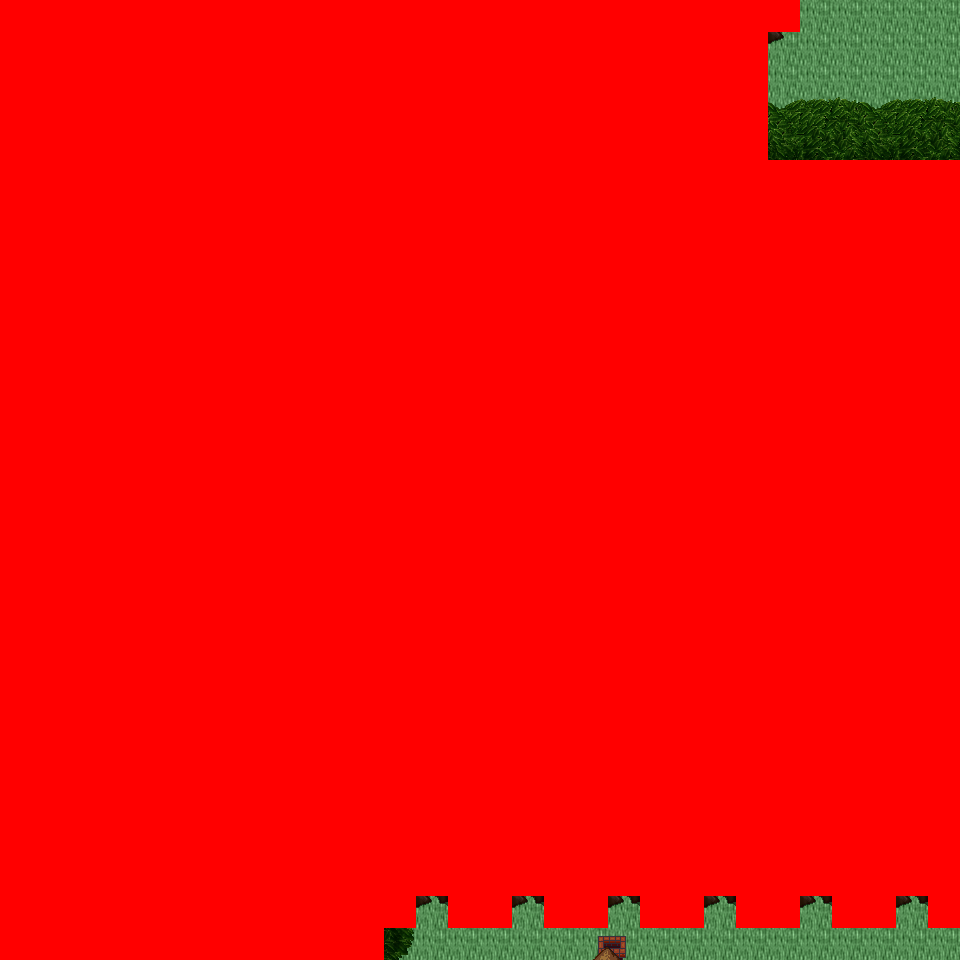

The image is a tile-based game level rendered from a .tmx file. Its description and source (layers, tilesets, objects; grid data summarised) follow:
An orthogonal 30x30 tile map with 32x32 px tiles, 6 tile layers (Ground, Object, Object2, Above, ...), 24 tilesets and 3 objects (3x mapExit).

<map version="1.0" orientation="orthogonal" renderorder="right-down" width="30" height="30" tilewidth="32" tileheight="32" nextobjectid="4">
  <tileset firstgid="1" name="tileset_logic_collision" tilewidth="32" tileheight="32" tilecount="1" columns="1">
    <image source="../drawable/tileset_logic_collision.png" width="32" height="32" />
  </tileset>
  <tileset firstgid="2" name="tileset_ground_ground" tilewidth="32" tileheight="32" tilecount="33" columns="3">
    <image source="../drawable/tileset_ground_ground.png" width="96" height="352" />
  </tileset>
  <tileset firstgid="35" name="tileset_plant_tree_tree_darkgreen" tilewidth="32" tileheight="32" tilecount="88" columns="8">
    <image source="../drawable/tileset_plant_tree_tree_darkgreen.png" width="256" height="352" />
  </tileset>
  <tileset firstgid="123" name="tileset_logic_item_resources" tilewidth="32" tileheight="32" tilecount="6" columns="6">
    <image source="../drawable/tileset_logic_item_resources.png" width="192" height="32" />
  </tileset>
  <tileset firstgid="129" name="tileset_logic_creature_animal" tilewidth="32" tileheight="32" tilecount="32" columns="8">
    <image source="../drawable/tileset_logic_creature_animal.png" width="256" height="128" />
  </tileset>
  <tileset firstgid="161" name="tileset_plant_flower_daisy_blue" tilewidth="32" tileheight="32" tilecount="8" columns="2">
    <image source="../drawable/tileset_plant_flower_daisy_blue.png" width="64" height="128" />
  </tileset>
  <tileset firstgid="169" name="tileset_plant_flower_daisy_red" tilewidth="32" tileheight="32" tilecount="8" columns="2">
    <image source="../drawable/tileset_plant_flower_daisy_red.png" width="64" height="128" />
  </tileset>
  <tileset firstgid="177" name="tileset_plant_flower_daisy_white" tilewidth="32" tileheight="32" tilecount="8" columns="2">
    <image source="../drawable/tileset_plant_flower_daisy_white.png" width="64" height="128" />
  </tileset>
  <tileset firstgid="185" name="tileset_plant_flower_daisy_yellow" tilewidth="32" tileheight="32" tilecount="8" columns="2">
    <image source="../drawable/tileset_plant_flower_daisy_yellow.png" width="64" height="128" />
  </tileset>
  <tileset firstgid="193" name="tileset_building_thatched_roof_cottage2" tilewidth="32" tileheight="32" tilecount="20" columns="4">
    <image source="../drawable/tileset_building_thatched_roof_cottage2.png" width="128" height="160" />
  </tileset>
  <tileset firstgid="213" name="tileset_building_thatched_roof_cottage1" tilewidth="32" tileheight="32" tilecount="20" columns="4">
    <image source="../drawable/tileset_building_thatched_roof_cottage1.png" width="128" height="160" />
  </tileset>
  <tileset firstgid="233" name="tileset_logic_creature_elemental" tilewidth="32" tileheight="32" tilecount="16" columns="8">
    <image source="../drawable/tileset_logic_creature_elemental.png" width="256" height="64" />
  </tileset>
  <tileset firstgid="249" name="tileset_item_campfires" tilewidth="32" tileheight="32" tilecount="2" columns="2">
    <image source="../drawable/tileset_item_campfires.png" width="64" height="32" />
  </tileset>
  <tileset firstgid="251" name="tileset_furniture_light_flames" tilewidth="32" tileheight="32" tilecount="6" columns="6">
    <image source="../drawable/tileset_furniture_light_flames.png" width="192" height="32" />
  </tileset>
  <tileset firstgid="257" name="tileset_item_firewood" tilewidth="32" tileheight="32" tilecount="12" columns="3">
    <image source="../drawable/tileset_item_firewood.png" width="96" height="128" />
  </tileset>
  <tileset firstgid="269" name="tileset_plant_flower_bulbs" tilewidth="32" tileheight="32" tilecount="4" columns="1">
    <image source="../drawable/tileset_plant_flower_bulbs.png" width="32" height="128" />
  </tileset>
  <tileset firstgid="273" name="tileset_ground_grass_corners" tilewidth="32" tileheight="32" tilecount="24" columns="6">
    <image source="../drawable/tileset_ground_grass_corners.png" width="192" height="128" />
  </tileset>
  <tileset firstgid="297" name="tileset_ground_grass_edges" tilewidth="32" tileheight="32" tilecount="36" columns="12">
    <image source="../drawable/tileset_ground_grass_edges.png" width="384" height="96" />
  </tileset>
  <tileset firstgid="333" name="tileset_light_dim_yellow_light_5x5" tilewidth="32" tileheight="32" tilecount="25" columns="5">
    <image source="../drawable/tileset_light_dim_yellow_light_5x5.png" width="160" height="160" />
  </tileset>
  <tileset firstgid="358" name="tileset_plant_tree_fall_trees" tilewidth="32" tileheight="32" tilecount="40" columns="8">
    <image source="../drawable/tileset_plant_tree_fall_trees.png" width="256" height="160" />
  </tileset>
  <tileset firstgid="398" name="tileset_plant_leaves" tilewidth="32" tileheight="32" tilecount="8" columns="4">
    <image source="../drawable/tileset_plant_leaves.png" width="128" height="64" />
  </tileset>
  <tileset firstgid="406" name="tileset_ground_grass_2" tilewidth="32" tileheight="32" tilecount="21" columns="3">
    <image source="../drawable/tileset_ground_grass_2.png" width="96" height="224" />
  </tileset>
  <tileset firstgid="427" name="tileset_ground_rock_pebbles" tilewidth="32" tileheight="32" tilecount="3" columns="1">
    <image source="../drawable/tileset_ground_rock_pebbles.png" width="32" height="96" />
  </tileset>
  <tileset firstgid="430" name="tileset_logic_creature_fowl" tilewidth="32" tileheight="32" tilecount="6" columns="6">
    <image source="../drawable/tileset_logic_creature_fowl.png" width="192" height="32" />
  </tileset>
  <layer name="Ground" width="30" height="30">
    <data>[900 cells, 900 non-empty, 1 distinct tile ids]</data>
  </layer>
  <layer name="Object" width="30" height="30">
    <data>[900 cells, 116 non-empty, 10 distinct tile ids]</data>
  </layer>
  <layer name="Object2" width="30" height="30">
    <data>[900 cells, 0 non-empty, 0 distinct tile ids]</data>
  </layer>
  <layer name="Above" width="30" height="30">
    <data>[900 cells, 833 non-empty, 19 distinct tile ids]</data>
  </layer>
  <layer name="Above2" width="30" height="30">
    <data>[900 cells, 0 non-empty, 0 distinct tile ids]</data>
  </layer>
  <layer name="Walkable" width="30" height="30">
    <data>[900 cells, 847 non-empty, 1 distinct tile ids]</data>
  </layer>
  <objectgroup name="MapEvents">
    <object id="1" name="south" type="mapExit" x="384" y="928" width="576" height="32">
      <properties>
        <property name="map" value="level_0_x0_y26" />
        <property name="x" value="12" />
        <property name="y" value="1" />
      </properties>
    </object>
    <object id="2" name="east" type="mapExit" x="928" y="0" width="32" height="160">
      <properties>
        <property name="map" value="level_0_x1_y25" />
        <property name="x" value="1" />
        <property name="y" value="0" />
      </properties>
    </object>
    <object id="3" name="east2" type="mapExit" x="928" y="928" width="32" height="32">
      <properties>
        <property name="map" value="level_0_x1_y25" />
        <property name="x" value="1" />
        <property name="y" value="29" />
      </properties>
    </object>
  </objectgroup>
</map>
